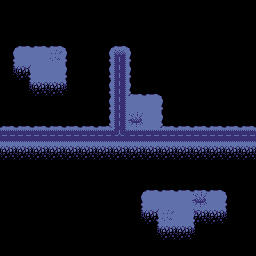

This is a level from a 2D game, rendered from its Tiled map with the project's own tilesets. A one-line summary and the complete map file follow:
An orthogonal 16x16 tile map with 16x16 px tiles, 2 tile layers (Terrain_1, Terrain_2), 8 tilesets and 8 objects.

<map version="1.10" tiledversion="1.12.2" orientation="orthogonal" renderorder="right-down" width="16" height="16" tilewidth="16" tileheight="16" infinite="0" nextlayerid="5" nextobjectid="22">
 <tileset firstgid="1" source="../tilesets/terrain.tsx" />
 <tileset firstgid="67" source="../tilesets/building_1.tsx" />
 <tileset firstgid="69" source="../tilesets/unit_1.tsx" />
 <tileset firstgid="71" source="../tilesets/unit_3.tsx" />
 <tileset firstgid="73" source="../tilesets/spacebodies.tsx" />
 <tileset firstgid="79" source="../tilesets/unit_4.tsx" />
 <tileset firstgid="83" source="../tilesets/unit_2.tsx" />
 <tileset firstgid="87" source="../tilesets/tank.tsx" />
 <objectgroup id="4" name="Space">
  <object id="5" gid="76" x="16" y="16" width="16" height="16" />
  <object id="6" gid="78" x="32" y="224" width="16" height="16" />
  <object id="9" gid="74" x="224" y="80" width="16" height="16" />
 </objectgroup>
 <layer id="1" name="Terrain_1" width="16" height="16">
  <data encoding="csv">
0,0,0,0,0,0,0,0,0,0,0,0,0,0,0,0,
0,0,0,0,0,0,0,0,0,0,0,0,0,0,0,0,
0,7,7,7,0,0,0,7,0,0,0,0,0,0,0,0,
6,5,5,5,8,0,6,15,8,0,0,0,0,0,0,0,
10,30,5,5,8,0,6,3,8,0,0,0,0,0,0,0,
0,10,9,9,11,0,6,3,20,7,0,0,0,0,0,0,
0,0,0,0,0,0,6,3,5,5,8,0,0,0,0,0,
7,7,7,7,7,7,19,3,14,5,20,7,7,7,7,7,
4,4,4,4,4,4,4,18,4,4,4,4,4,4,4,4,
9,9,9,9,9,9,9,9,9,9,9,9,9,9,9,9,
0,0,0,0,0,0,0,0,0,0,0,0,0,0,0,0,
0,0,0,0,0,0,0,0,0,7,7,7,7,7,0,0,
0,0,0,0,0,0,0,0,6,5,5,5,5,5,8,0,
0,0,0,0,0,0,0,0,10,30,5,5,31,9,11,0,
0,0,0,0,0,0,0,0,0,10,9,9,11,0,0,0,
0,0,0,0,0,0,0,0,0,0,0,0,0,0,0,0
</data>
 </layer>
 <layer id="3" name="Terrain_2" width="16" height="16">
  <data encoding="csv">
0,0,0,0,0,0,0,0,0,0,0,0,0,0,0,0,
0,0,0,0,0,0,0,0,0,0,0,0,0,0,0,0,
0,0,0,0,0,0,0,0,0,0,0,0,0,0,0,0,
0,0,0,1,0,0,0,0,0,0,0,0,0,0,0,0,
0,0,0,0,0,0,0,0,0,0,0,0,0,0,0,0,
0,0,0,0,0,0,0,0,0,0,0,0,0,0,0,0,
0,0,0,0,0,0,0,0,0,0,0,0,0,0,0,0,
0,0,0,0,0,0,0,0,0,0,0,0,0,0,0,0,
0,0,0,0,0,0,0,0,0,0,0,0,0,0,0,0,
0,0,0,0,0,0,0,0,0,0,0,0,0,0,0,0,
0,0,0,0,0,0,0,0,0,0,0,0,0,0,0,0,
0,0,0,0,0,0,0,0,0,0,0,0,0,0,0,0,
0,0,0,0,0,0,0,0,0,0,0,0,14,0,0,0,
0,0,0,0,0,0,0,0,0,0,1,0,0,0,0,0,
0,0,0,0,0,0,0,0,0,0,0,0,0,0,0,0,
0,0,0,0,0,0,0,0,0,0,0,0,0,0,0,0
</data>
 </layer>
 <objectgroup id="2" name="Building">
  <object id="4" gid="71" x="32" y="80" width="16" height="16">
   <properties>
    <property name="Destructible" type="bool" value="true" />
   </properties>
  </object>
  <object id="11" gid="79" x="208" y="208" width="16" height="16" />
  <object id="12" gid="71" x="176" y="224" width="16" height="16">
   <properties>
    <property name="Destructible" type="bool" value="true" />
   </properties>
  </object>
  <object id="18" gid="79" x="144" y="112" width="16" height="16" />
  <object id="20" gid="83" x="144" y="208" width="16" height="16">
   <properties>
    <property name="Destructible" type="bool" value="true" />
   </properties>
  </object>
 </objectgroup>
</map>
